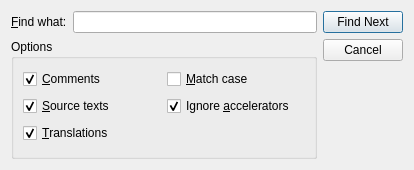
<ui version="4.0" >
 <comment>*********************************************************************
**
** Copyright (C) 2009 Nokia Corporation and/or its subsidiary(-ies).
**
** This file is part of the Qt Linguist of the Qt Toolkit.
**
** This file may be used under the terms of the GNU General Public
** License versions 2.0 or 3.0 as published by the Free Software
** Foundation and appearing in the files LICENSE.GPL2 and LICENSE.GPL3
** included in the packaging of this file.  Alternatively you may (at
** your option) use any later version of the GNU General Public
** License if such license has been publicly approved by Nokia Corporation and/or its subsidiary(-ies)
** (or its successors, if any) and the KDE Free Qt Foundation. In
** addition, as a special exception, Trolltech gives you certain
** additional rights. These rights are described in the Trolltech GPL
** Exception version 1.2, which can be found at
** http://qt.nokia.com/products/qt/gplexception/ and in the file
** GPL_EXCEPTION.txt in this package.
**
** Please review the following information to ensure GNU General
** Public Licensing requirements will be met:
** http://trolltech.com/products/qt/licenses/licensing/opensource/. If
** you are unsure which license is appropriate for your use, please
** review the following information:
** http://trolltech.com/products/qt/licenses/licensing/licensingoverview
** or contact the sales department at sales@trolltech.com.
**
** In addition, as a special exception, Trolltech, as the sole
** copyright holder for Qt Designer, grants users of the Qt/Eclipse
** Integration plug-in the right for the Qt/Eclipse Integration to
** link to functionality provided by Qt Designer and its related
** libraries.
**
** This file is provided "AS IS" with NO WARRANTY OF ANY KIND,
** INCLUDING THE WARRANTIES OF DESIGN, MERCHANTABILITY AND FITNESS FOR
** A PARTICULAR PURPOSE. Trolltech reserves all rights not expressly
** granted herein.
**
*********************************************************************</comment>
 <class>FindDialog</class>
 <widget class="QDialog" name="FindDialog" >
  <property name="geometry" >
   <rect>
    <x>0</x>
    <y>0</y>
    <width>414</width>
    <height>170</height>
   </rect>
  </property>
  <property name="sizePolicy" >
   <sizepolicy vsizetype="Maximum" hsizetype="Preferred" >
    <horstretch>0</horstretch>
    <verstretch>0</verstretch>
   </sizepolicy>
  </property>
  <property name="windowTitle" >
   <string>Find</string>
  </property>
  <property name="whatsThis" >
   <string>This window allows you to search for some text in the translation source file.</string>
  </property>
  <layout class="QHBoxLayout" >
   <property name="spacing" >
    <number>6</number>
   </property>
   <property name="margin" >
    <number>11</number>
   </property>
   <item>
    <layout class="QVBoxLayout" >
     <property name="spacing" >
      <number>6</number>
     </property>
     <property name="margin" >
      <number>0</number>
     </property>
     <item>
      <layout class="QHBoxLayout" >
       <property name="spacing" >
        <number>6</number>
       </property>
       <property name="margin" >
        <number>0</number>
       </property>
       <item>
        <widget class="QLabel" name="findWhat" >
         <property name="text" >
          <string>&amp;Find what:</string>
         </property>
         <property name="buddy" >
          <cstring>led</cstring>
         </property>
        </widget>
       </item>
       <item>
        <widget class="QLineEdit" name="led" >
         <property name="whatsThis" >
          <string>Type in the text to search for.</string>
         </property>
        </widget>
       </item>
      </layout>
     </item>
     <item>
      <widget class="QGroupBox" name="groupBox" >
       <property name="title" >
        <string>Options</string>
       </property>
       <layout class="QGridLayout" >
        <property name="margin" >
         <number>9</number>
        </property>
        <property name="spacing" >
         <number>6</number>
        </property>
        <item row="1" column="0" >
         <widget class="QCheckBox" name="sourceText" >
          <property name="whatsThis" >
           <string>Source texts are searched when checked.</string>
          </property>
          <property name="text" >
           <string>&amp;Source texts</string>
          </property>
          <property name="checked" >
           <bool>true</bool>
          </property>
         </widget>
        </item>
        <item row="2" column="0" >
         <widget class="QCheckBox" name="translations" >
          <property name="whatsThis" >
           <string>Translations are searched when checked.</string>
          </property>
          <property name="text" >
           <string>&amp;Translations</string>
          </property>
          <property name="checked" >
           <bool>true</bool>
          </property>
         </widget>
        </item>
        <item row="0" column="1" >
         <widget class="QCheckBox" name="matchCase" >
          <property name="whatsThis" >
           <string>Texts such as 'TeX' and 'tex' are considered as different when checked.</string>
          </property>
          <property name="text" >
           <string>&amp;Match case</string>
          </property>
         </widget>
        </item>
        <item row="0" column="0" >
         <widget class="QCheckBox" name="comments" >
          <property name="whatsThis" >
           <string>Comments and contexts are searched when checked.</string>
          </property>
          <property name="text" >
           <string>&amp;Comments</string>
          </property>
          <property name="checked" >
           <bool>true</bool>
          </property>
         </widget>
        </item>
        <item row="1" column="1" >
         <widget class="QCheckBox" name="ignoreAccelerators" >
          <property name="text" >
           <string>Ignore &amp;accelerators</string>
          </property>
          <property name="checked" >
           <bool>true</bool>
          </property>
         </widget>
        </item>
       </layout>
      </widget>
     </item>
    </layout>
   </item>
   <item>
    <layout class="QVBoxLayout" >
     <property name="spacing" >
      <number>6</number>
     </property>
     <property name="margin" >
      <number>0</number>
     </property>
     <item>
      <widget class="QPushButton" name="findNxt" >
       <property name="whatsThis" >
        <string>Click here to find the next occurrence of the text you typed in.</string>
       </property>
       <property name="text" >
        <string>Find Next</string>
       </property>
       <property name="default" >
        <bool>true</bool>
       </property>
       <property name="flat" >
        <bool>false</bool>
       </property>
      </widget>
     </item>
     <item>
      <widget class="QPushButton" name="cancel" >
       <property name="whatsThis" >
        <string>Click here to close this window.</string>
       </property>
       <property name="text" >
        <string>Cancel</string>
       </property>
      </widget>
     </item>
     <item>
      <spacer>
       <property name="orientation" >
        <enum>Qt::Vertical</enum>
       </property>
       <property name="sizeType" >
        <enum>QSizePolicy::Expanding</enum>
       </property>
       <property name="sizeHint" stdset="0" >
        <size>
         <width>20</width>
         <height>51</height>
        </size>
       </property>
      </spacer>
     </item>
    </layout>
   </item>
  </layout>
 </widget>
 <layoutdefault spacing="6" margin="11" />
 <tabstops>
  <tabstop>led</tabstop>
  <tabstop>findNxt</tabstop>
  <tabstop>cancel</tabstop>
  <tabstop>comments</tabstop>
  <tabstop>sourceText</tabstop>
  <tabstop>translations</tabstop>
  <tabstop>matchCase</tabstop>
 </tabstops>
 <resources/>
 <connections>
  <connection>
   <sender>cancel</sender>
   <signal>clicked()</signal>
   <receiver>FindDialog</receiver>
   <slot>reject()</slot>
   <hints>
    <hint type="sourcelabel" >
     <x>372</x>
     <y>58</y>
    </hint>
    <hint type="destinationlabel" >
     <x>373</x>
     <y>109</y>
    </hint>
   </hints>
  </connection>
 </connections>
</ui>
